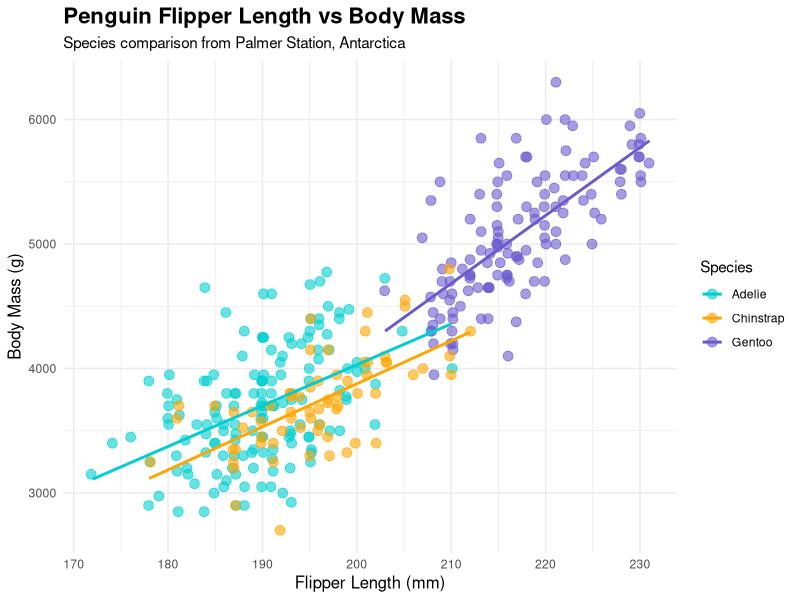
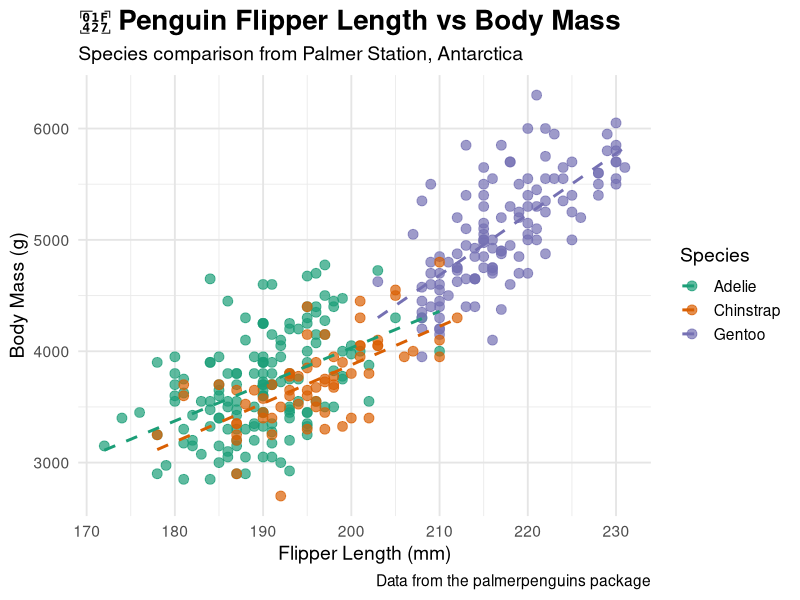

Write the R code that produced these figures, in order.
## ---- chunk 1
library(tidyverse)
library(palmerpenguins)

## ---- chunk 2
# Load required packages
library(tidyverse)
library(palmerpenguins)

# Create the scatter plot with additional geoms
ggplot(data = penguins, aes(x = flipper_length_mm, y = body_mass_g, color = species)) +
  geom_jitter(alpha = 0.6, size = 3, width = 0.2, height = 0.2) +  # Jitter for better point distribution
  geom_smooth(method = "lm", se = FALSE) +  # Trend lines for each species
  scale_color_manual(values = c("Adelie" = "#00CED1", "Chinstrap" = "#FFA500", "Gentoo" = "#6A5ACD")) +
  labs(title = "Penguin Flipper Length vs Body Mass",
       subtitle = "Species comparison from Palmer Station, Antarctica",
       x = "Flipper Length (mm)",
       y = "Body Mass (g)",
       color = "Species") +
  theme_minimal() +
  theme(plot.title = element_text(size = 16, face = "bold"),
        axis.title = element_text(size = 12),
        legend.position = "right")

## ---- chunk 3
# Load required libraries
library(tidyverse)
library(palmerpenguins)

# Clean the data (remove NAs)
penguins_clean <- penguins %>%
  drop_na(flipper_length_mm, body_mass_g, species)

# Create the plot
ggplot(penguins_clean, aes(x = flipper_length_mm, y = body_mass_g, color = species)) +
  geom_point(size = 3, alpha = 0.7) +
  geom_smooth(method = "lm", se = FALSE, aes(group = species), linetype = "dashed") +
  scale_color_manual(values = c("Adelie" = "#1b9e77", "Chinstrap" = "#d95f02", "Gentoo" = "#7570b3")) +
  labs(
    title = "🐧 Penguin Flipper Length vs Body Mass",
    subtitle = "Species comparison from Palmer Station, Antarctica",
    x = "Flipper Length (mm)",
    y = "Body Mass (g)",
    caption = "Data from the palmerpenguins package",
    color = "Species"
  ) +
  theme_minimal(base_size = 14) +
  theme(
    plot.title = element_text(face = "bold", size = 20),
    plot.subtitle = element_text(size = 14),
    legend.position = "right",
    panel.grid.major = element_line(color = "gray90")
  )


